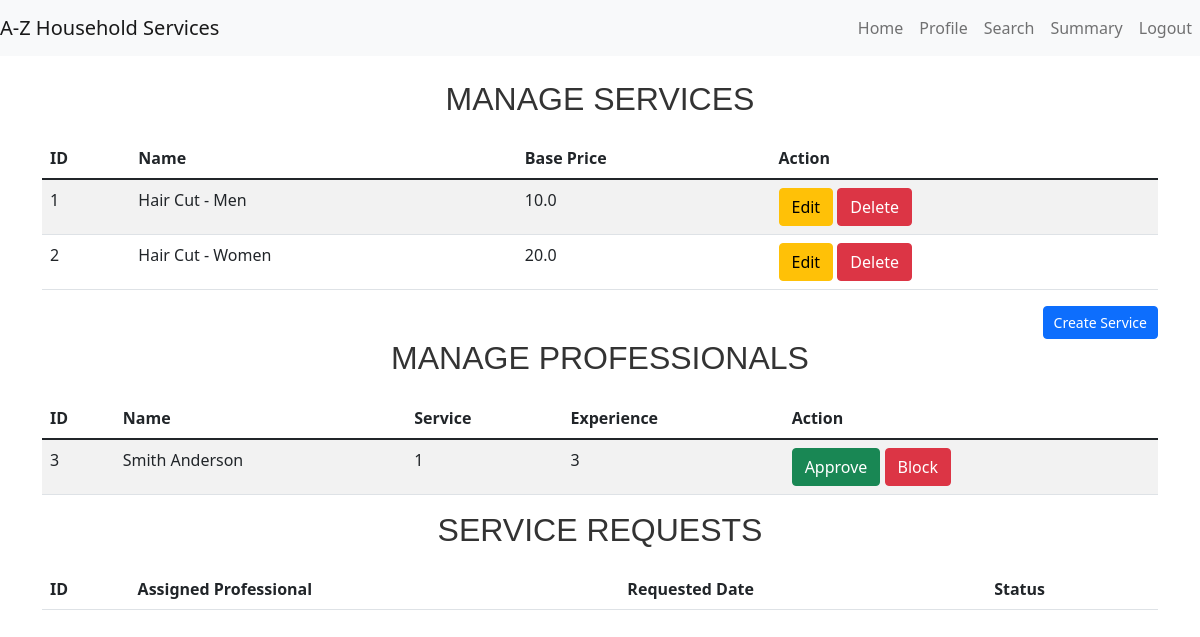
The app's page /admin/dashboard (signed in), older data.
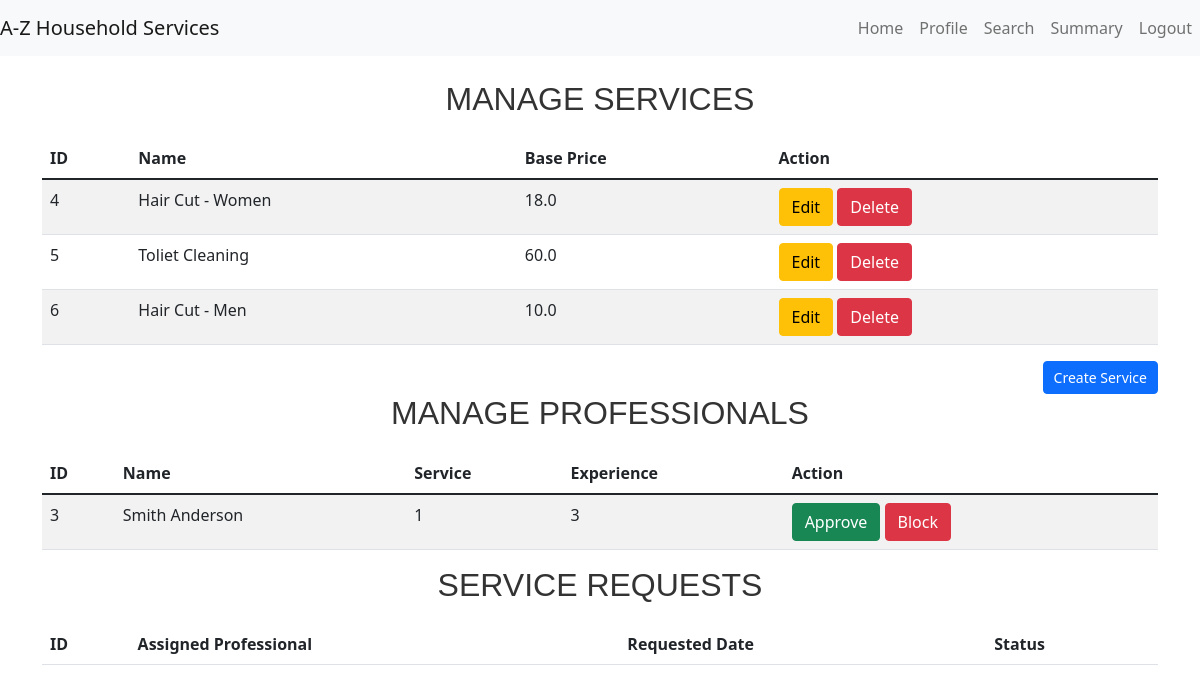
The same page, newer data.
### models.py (models this page shows, shortened)
class Service(db.Model):
    __tablename__ = 'services'
    id = db.Column(db.Integer, primary_key=True)
    name = db.Column(db.String(100), nullable=False)
    price = db.Column(db.Float, nullable=False)
    description = db.Column(db.String(200))
    time_required = db.Column(db.String(50))

class ProfessionalProfile(db.Model):
    __tablename__ = 'professional_profiles'
    id = db.Column(db.Integer, primary_key=True)
    user_id = db.Column(db.Integer, db.ForeignKey('users.id'))
    full_name = db.Column(db.String(100), nullable=False)
    service_type = db.Column(db.String(100), nullable=False)
    experience = db.Column(db.String(100), nullable=False)
    filename = db.Column(db.String(120), nullable=False)
    uploaded_at = db.Column(db.DateTime, default=db.func.current_timestamp())
    address = db.Column(db.String(200),nullable=False)
    pin_code = db.Column(db.String(6), nullable=False)
    reviews = db.Column(db.Float, default=0)

### app.py (the view)
@app.route('/admin/dashboard')
def admin_dashboard():
    if 'admin_user_id' in session:
        services = Service.query.all()
        professional_profile = ProfessionalProfile.query.all()
        service_requests = ServiceRequest.query.all()
        return render_template('admin_dashboard.html', services=services, professional_profile=professional_profile, customer_profile=customer_profile, service_requests=service_requests)
    return redirect(url_for('admin_login'))

### app.py (called while the page is built)
@app.before_request
def create_tables():
    global first_request
    if first_request:
        db.create_all()
        first_request = False

### templates/admin_dashboard.html (shortened to what this page needs)
{% extends "base.html" %}
{% block content %}
<div class="row">
    <div class="col-md-12">
        <h3>Manage Services</h3>
        <table class="table table-striped">
            <thead>
                <tr>
                    <th>ID</th>
                    <th>Name</th>
                    <th>Base Price</th>
                    <th>Action</th>
                </tr>
            </thead>
            <tbody>
                {% for service in services %}
                <tr>
                    <td>{{ service.id }}</td>
                    <td>{{ service.name }}</td>
                    <td>{{ service.price }}</td>
                    <td>
                        <a href="/admin/services/update_service/{{ service.id }}" class="btn btn-warning">Edit</a>
                        <a href="/admin/services/delete_service/{{ service.id }}" class="btn btn-danger">Delete</a>
                    </td>
                </tr>
                {% endfor %}
            </tbody>
        </table>
        <div class="d-flex justify-content-end">
            <a href="{{ url_for('create_services') }}"  class="btn btn-primary">Create Service</a>
        </div>
        <h3>Manage Professionals</h3>
        <table class="table table-striped">
            <thead>
                <tr>
                    <th>ID</th>
                    <th>Name</th>
                    <th>Service</th>
                    <th>Experience</th>
                    <th>Action</th>
                </tr>
            </thead>
            <tbody>
                {% for professional in professional_profile %}
                <tr>
                    <td>{{ professional.user_id }}</td>
                    <td>{{ professional.full_name }}</td>
                    <td>{{ professional.service_type }}</td>
                    <td>{{ professional.experience }}</td>
                    <td>
                        <a href="/admin/approve_professional/{{ professional.id }}" class="btn btn-success">Approve</a>
                        <a href="/admin/block_professional/{{ professional.id }}" class="btn btn-danger">Block</a>
                    </td>
                </tr>
                {% endfor %}
            </tbody>
        </table>
        <h3>Service Requests</h3>
        <table class="table table-striped">
            <thead>
                <tr>
                    <th>ID</th>
                    <th>Assigned Professional</th>
                    <th>Requested Date</th>
                    <th>Status</th>
                </tr>
            </thead>
        </table>
    </div>
</div>
{% endblock %}

### templates/base.html (shortened to what this page needs)
<!DOCTYPE html>
<html lang="en">
<head>
    <link href="https://cdn.jsdelivr.net/npm/bootstrap@5.1.3/dist/css/bootstrap.min.css" rel="stylesheet">
    <link rel="stylesheet" href="{{ url_for('static', filename='styles/styles.css') }}">
</head>
<body>
    <nav class="navbar navbar-expand-lg navbar-light bg-light">
        <a class="navbar-brand" href="/">A-Z Household Services</a>
        <div class="collapse navbar-collapse" id="navbarNav">
            <ul class="navbar-nav ms-auto">
                <li class="nav-item">
                    <a class="nav-link" href="{{ url_for(session['role'] + '_dashboard') }}">Home</a>
                </li>
                <li class="nav-item">
                    <a class="nav-link" href="{{ url_for(session['role'] + '_profile') }}">Profile</a>
                </li>
                    <a class="nav-link" href="{{ url_for(session['role'] + '_search') }}">Search</a>
                    <a class="nav-link" href="{{ url_for(session['role'] + '_summary') }}">Summary</a>
                <li class="nav-item">
                    <a class="nav-link" href="{{ url_for('logout') }}">Logout</a>
                </li>
            </ul>
        </div>
    </nav>
    <div class="container mt-4">
        {% block content %} {% endblock %}
    </div>
</body>
</html>

### static/styles/styles.css (style rules this page uses)
.btn-primary { padding: 5px 10px; font-size: 14px; }
h3 { font-family: 'Arial', sans-serif; font-size: 32px; color: #333; text-align: center; margin-bottom: 20px; text-transform: uppercase; }

Row changes from the older to the newer data that the page shows:
removed Service: id "1", name "Hair Cut - Men", price "10.0"
removed Service: id "2", name "Hair Cut - Women", price "20.0"
added Service: id "4", name "Hair Cut - Women", price "18.0"
added Service: id "5", name "Toliet Cleaning", price "60.0"
added Service: id "6", name "Hair Cut - Men", price "10.0"
